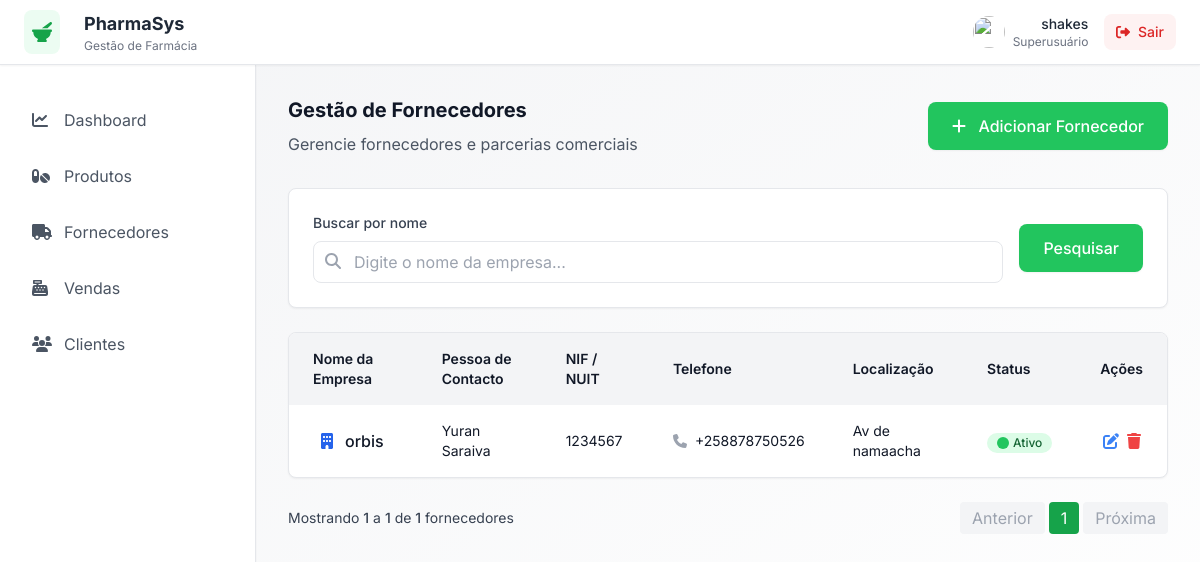
Page /fornecedores/ (signed in) on the committed database.
### fornecedores/models.py (models this page shows, shortened)
class Fornecedor(models.Model):
    nome = models.CharField(max_length=100)
    pessoa_de_contacto = models.CharField(max_length=100)
    nuit = models.CharField(max_length=18, unique=True)
    telefone = models.CharField(max_length=15)
    email = models.EmailField(null=True, blank=True)
    endereco = models.TextField()
    status = models.BooleanField()

### fornecedores/views.py (the view)
# urls.py: path('', views.fornecedores_list, name='listar_fornecedores'),
@login_required
def fornecedores_list(request):
    fornecedores = Fornecedor.objects.all()
    search = request.GET.get('search', '')
    if search:
        fornecedores = fornecedores.filter(nome__icontains=search)
    paginator = Paginator(fornecedores, 5)
    page_number = request.GET.get("page")
    page_obj = paginator.get_page(page_number)
    return render(request, "fornecedores/fornecedores.html", {
        "fornecedores": page_obj,
        "page_obj": page_obj,
        "search": search,  # útil para manter o valor no input
    })

### core/context_processors.py (called while the page is built)
def request_is_secure(request):
    return {'is_secure': request.is_secure()}

### fornecedores/templates/fornecedores/fornecedores.html (shortened to what this page needs)
{% extends 'main.html' %}
{% block content %}
    {% include 'navbar.html' %}
    <div class="flex-1 ml-64 p-8" id="main-content">
        <div class="flex justify-between items-center mb-8" id="page-header">
            <div>
                <h2 class="text-xl font-bold text-gray-900 mb-2">Gestão de Fornecedores</h2>
                <p class="text-gray-600">Gerencie fornecedores e parcerias comerciais</p>
            </div>
            <a class="bg-pharmacy-green hover:bg-pharmacy-green-dark text-white px-6 py-3 rounded-lg font-medium transition-colors shadow-sm"
               id="add-supplier-btn" href="{% url 'cadastrar_fornecedor' %}">
                <i class="mr-2" data-fa-i2svg="">
                </i>
                Adicionar Fornecedor
            </a>
        </div>
        <div class="bg-white rounded-lg shadow-sm border border-pharmacy-gray p-6 mb-6" id="filters-section">
            <form method="get" class="flex items-center gap-4">
                <div class="flex-1">
                    <label class="block text-sm font-medium text-gray-700 mb-2">Buscar por nome</label>
                    <div class="relative">
                        <input
                                type="text"
                                name="search"
                                value="{{ request.GET.search }}"
                                placeholder="Digite o nome da empresa..."
                                class="w-full pl-10 pr-4 py-2 border border-pharmacy-gray rounded-lg focus:ring-2 focus:ring-pharmacy-green focus:border-transparent"
                        >
                        <i class="absolute left-3 top-3 text-gray-400">
                        </i>
                    </div>
                </div>
                <button type="submit"
                        class="bg-pharmacy-green hover:bg-pharmacy-green-dark text-white px-6 py-3 rounded-lg font-medium transition-colors shadow-sm">
                    Pesquisar
                </button>
            </form>
        </div>
        <div class="bg-white rounded-lg shadow-sm border border-pharmacy-gray overflow-hidden"
             id="suppliers-table-container">
            <div class="overflow-x-auto">
                <table class="w-full">
                    <thead class="bg-pharmacy-gray-light">
                    <tr>
                        <th class="px-6 py-4 text-left text-sm font-semibold text-gray-900">Nome da Empresa</th>
                        <th class="px-6 py-4 text-left text-sm font-semibold text-gray-900">Pessoa de Contacto</th>
                        <th class="px-6 py-4 text-left text-sm font-semibold text-gray-900">NIF / NUIT</th>
                        <th class="px-6 py-4 text-left text-sm font-semibold text-gray-900">Telefone</th>
                        <th class="px-6 py-4 text-left text-sm font-semibold text-gray-900">Localização</th>
                        <th class="px-6 py-4 text-left text-sm font-semibold text-gray-900">Status</th>
                        <th class="px-6 py-4 text-center text-sm font-semibold text-gray-900">Ações</th>
                    </tr>
                    </thead>
                    <tbody class="divide-y divide-pharmacy-gray" id="suppliers-tbody">
                    {% for fornecedor in fornecedores %}
                        <tr class="hover:bg-pharmacy-gray-light/50 transition-colors">
                            <td class="px-6 py-4">
                                <div class="flex items-center">
                                    <div class="p-2 rounded-lg mr-1">
                                        <i class="text-blue-600" data-fa-i2svg="">
                                        </i>
                                    </div>
                                    <div>
                                        <div class="font-medium text-gray-900">{{ fornecedor.nome }}</div>
                                    </div>
                                </div>
                            </td>
                            <td class="px-6 py-4">
                                <div class="text-sm text-gray-900">{{ fornecedor.pessoa_de_contacto }}</div>
                            </td>
                            <td class="px-6 py-4 text-sm text-gray-900">{{ fornecedor.nuit }}</td>
                            <td class="px-6 py-4">
                                <div class="flex items-center text-sm text-gray-900">
                                    <i class="text-gray-400 mr-2" data-fa-i2svg="">
                                    </i>
                                    {{ fornecedor.telefone }}
                                </div>
                            </td>
                            <td class="px-6 py-4 text-sm text-gray-900">{{ fornecedor.endereco }}</td>
                            <td class="px-6 py-4">
                                {% if fornecedor.status %}
                                	<span class="inline-flex items-center px-2.5 py-0.5 rounded-full text-xs font-medium bg-green-100 text-green-800">
                                        <i class="text-green-500 mr-1 text-xs" data-fa-i2svg=""><svg
                                                aria-hidden="true" class="svg-inline--fa fa-circle" data-fa-i2svg=""
                                                data-icon="circle" data-prefix="fas" focusable="false"
                                                role="img" viewBox="0 0 512 512"
                                                xmlns="http://www.w3.org/2000/svg"><path
                                                d="M256 512A256 256 0 1 0 256 0a256 256 0 1 0 0 512z"
                                                fill="currentColor"></path></svg></i>
                                        Ativo
                                    </span>
                                {% endif %}
                            </td>
                            <td class="px-6 py-4 text-center">
                                <div class="flex justify-center space-x-2">
                                    <a class="text-blue-500 hover:text-blue-700"
                                       href="{% url 'editar_fornecedor' fornecedor.id %}">
                                        <i data-fa-i2svg="">
                                        </i>
                                    </a>
                                    <a href="{% url 'remover_fornecedor' fornecedor.id %}"
                                       onclick="return confirm('Tem certeza que deseja remover {{ fornecedor.nome }}?');"
                                       class="text-red-500 hover:text-red-700">
                                        <i data-fa-i2svg="">
                                        </i>
                                    </a>
                                </div>
                            </td>
                        </tr>
                    {% endfor %}
                    </tbody>
                </table>
            </div>
        </div>
        <div class="flex justify-between items-center mt-6" id="pagination">
            <div class="text-sm text-gray-700">
                Mostrando
                <span class="font-medium">{{ page_obj.start_index }}</span>
                a
                <span class="font-medium">{{ page_obj.end_index }}</span>
                de
                <span class="font-medium">{{ page_obj.paginator.count }}</span> fornecedores
            </div>
            <div class="flex space-x-1">
                {% if page_obj.has_previous %}
                    <a href="?page={{ page_obj.previous_page_number }}"
                       class="px-3 py-1 bg-gray-200 rounded hover:bg-gray-300">Anterior</a>
                {% else %}
                    <span class="px-3 py-1 bg-gray-100 text-gray-400 rounded">Anterior</span>
                {% endif %}
                {% for num in page_obj.paginator.page_range %}
                    {% if page_obj.number == num %}
                        <span class="px-3 py-1 bg-green-600 text-white rounded">{{ num }}</span>
                    {% else %}
                        <a href="?page={{ num }}"
                           class="px-3 py-1 bg-gray-200 rounded hover:bg-gray-300">{{ num }}</a>
                    {% endif %}
                {% endfor %}
                {% if page_obj.has_next %}
                    <a href="?page={{ page_obj.next_page_number }}"
                       class="px-3 py-1 bg-gray-200 rounded hover:bg-gray-300">Próxima</a>
                {% else %}
                    <span class="px-3 py-1 bg-gray-100 text-gray-400 rounded">Próxima</span>
                {% endif %}
            </div>
        </div>
    </div>
{% endblock %}

### templates/navbar.html (shortened to what this page needs)
<div class="bg-white shadow-sm border-b border-pharmacy-gray fixed w-full z-40" id="header">
    <div class="flex justify-between items-center h-16 px-6">
        <div class="flex items-center" id="nav-logo">
            <div class="bg-pharmacy-green-light/10 p-2 rounded-lg mr-3">
                <i class="text-pharmacy-green-dark text-xl" data-fa-i2svg="">
                </i>
            </div>
            <div class="ml-3">
                <h1 class="text-lg font-bold text-gray-800">PharmaSys</h1>
                <p class="text-xs text-gray-500">Gestão de Farmácia</p>
            </div>
        </div>
        <div class="flex items-center space-x-4" id="nav-user">
            <div class="flex items-center space-x-2">
                <img class="w-8 h-8 rounded-full"
                     src="https://storage.googleapis.com/uxpilot-auth.appspot.com/avatars/avatar-1.jpg">
                <div class="text-right">
                    <p class="text-sm font-medium text-gray-800">{{ request.user.username }}</p>
                    <p class="text-xs text-gray-500">
                        {% if request.user.is_superuser %}
                            Superusuário
                        {% elif request.user.is_staff %}
                            Staff
                        {% elif request.user.is_active %}
                            Usuário activo
                        {% else %}
                            Inactivo
                        {% endif %}
                    </p>
                </div>
            </div>
            <form method="post" action="{% url 'logout' %}">
                <button type="submit"
                        class="bg-red-50 hover:bg-red-100 text-red-600 px-3 py-2 rounded-lg text-sm font-medium transition-colors">
                    <i class="mr-1" data-fa-i2svg="">
                    </i>
                    Sair
                </button>
            </form>
        </div>
    </div>
</div>
<div class="flex pt-16">
    <div class="w-64 bg-white shadow-sm border-r border-pharmacy-gray fixed h-full" id="sidebar">
        <nav class="mt-8 px-4">
            <div class="space-y-2">
                <a class="flex items-center px-4 py-3 text-gray-600 hover:bg-pharmacy-green-light/10 hover:text-pharmacy-green-dark rounded-lg transition-colors cursor-pointer"
                   href="{% url 'dashboard' %}">
                    <i class="mr-3 w-5" data-fa-i2svg="">
                    </i>
                    Dashboard
                </a>
                <a class="flex items-center px-4 py-3 text-gray-600 hover:bg-pharmacy-green-light/10 hover:text-pharmacy-green-dark rounded-lg transition-colors cursor-pointer"
                   href="{% url 'productos_list' %}">
                    <i class="mr-3 w-5" data-fa-i2svg="">
                    </i>
                    Produtos
                </a>
                <a class="flex items-center px-4 py-3 text-gray-600 hover:bg-pharmacy-green-light/10 hover:text-pharmacy-green-dark rounded-lg transition-colors cursor-pointer"
                   href="{% url 'listar_fornecedores' %}">
                    <i class="mr-3 w-5" data-fa-i2svg="">
                    </i>
                    Fornecedores
                </a>
                <a href="{% url 'listar_vendas' %}"
                   class="flex items-center px-4 py-3 text-gray-600 hover:bg-pharmacy-green-light/10 hover:text-pharmacy-green-dark rounded-lg transition-colors cursor-pointer">
                    <i class="mr-3 w-5" data-fa-i2svg="">
                    </i>
                    Vendas
                </a>
                <a class="flex items-center px-4 py-3 text-gray-600 hover:bg-pharmacy-green-light/10 hover:text-pharmacy-green-dark rounded-lg transition-colors cursor-pointer"
                   href="{% url 'listar_cliente' %}">
                    <i class="mr-3 w-5" data-fa-i2svg="">
                    </i>
                    Clientes
                </a>
            </div>
        </nav>
    </div>
</div>

### templates/main.html (style rules this page uses)
* { font-family: 'Inter', sans-serif; }

### rows in the picture
Fornecedor: nome "orbis", pessoa_de_contacto "Yuran Saraiva", nuit "1234567", telefone "+258878750526", endereco "Av de namaacha", status True (drawn)

### other values in the picture
{{ request.user.username }} "shakes"
{{ page_obj.start_index }} "1"
{{ page_obj.end_index }} "1"
{{ page_obj.paginator.count }} "1"
{{ num }} "1"
